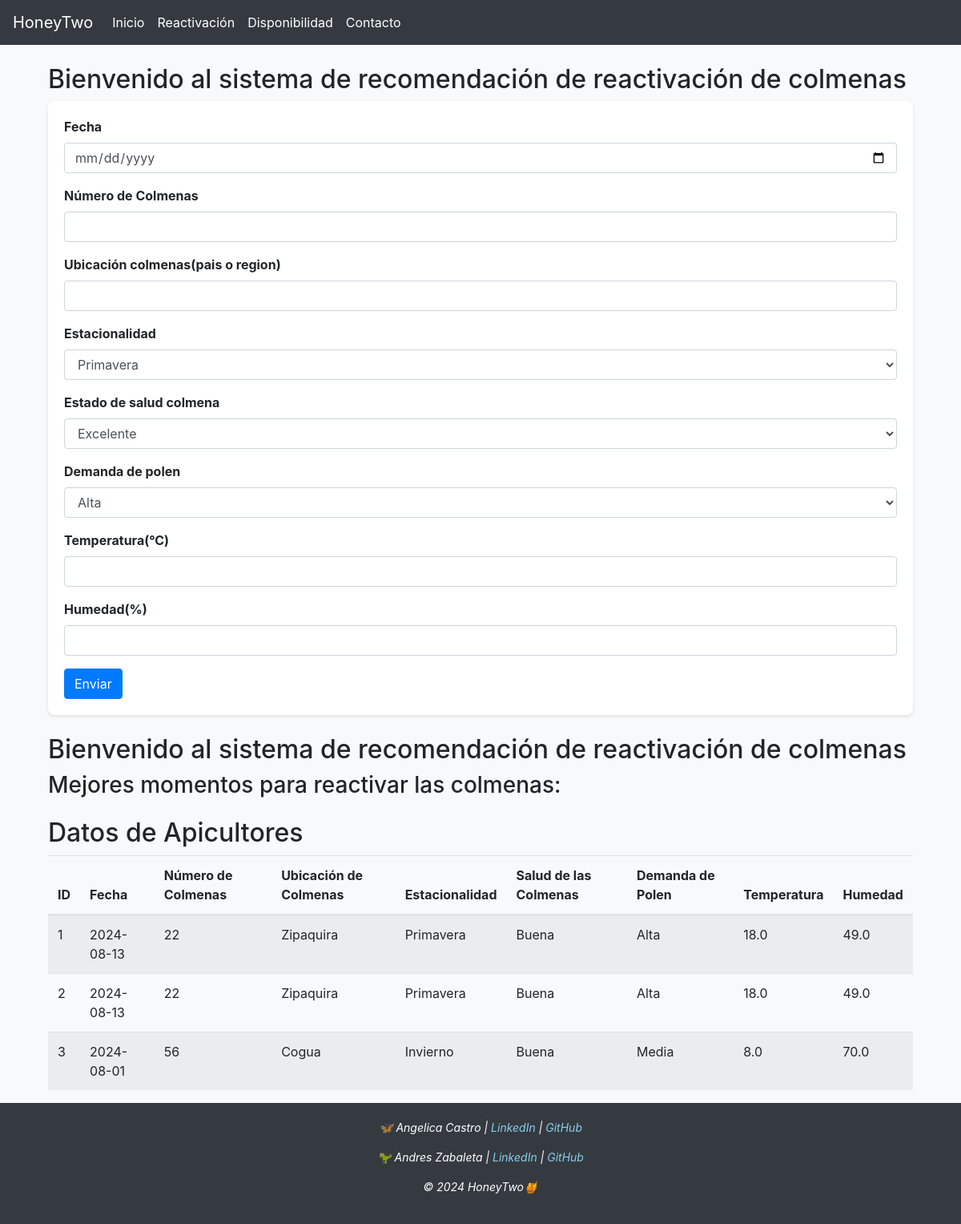
Before: /formulario with the older database file.
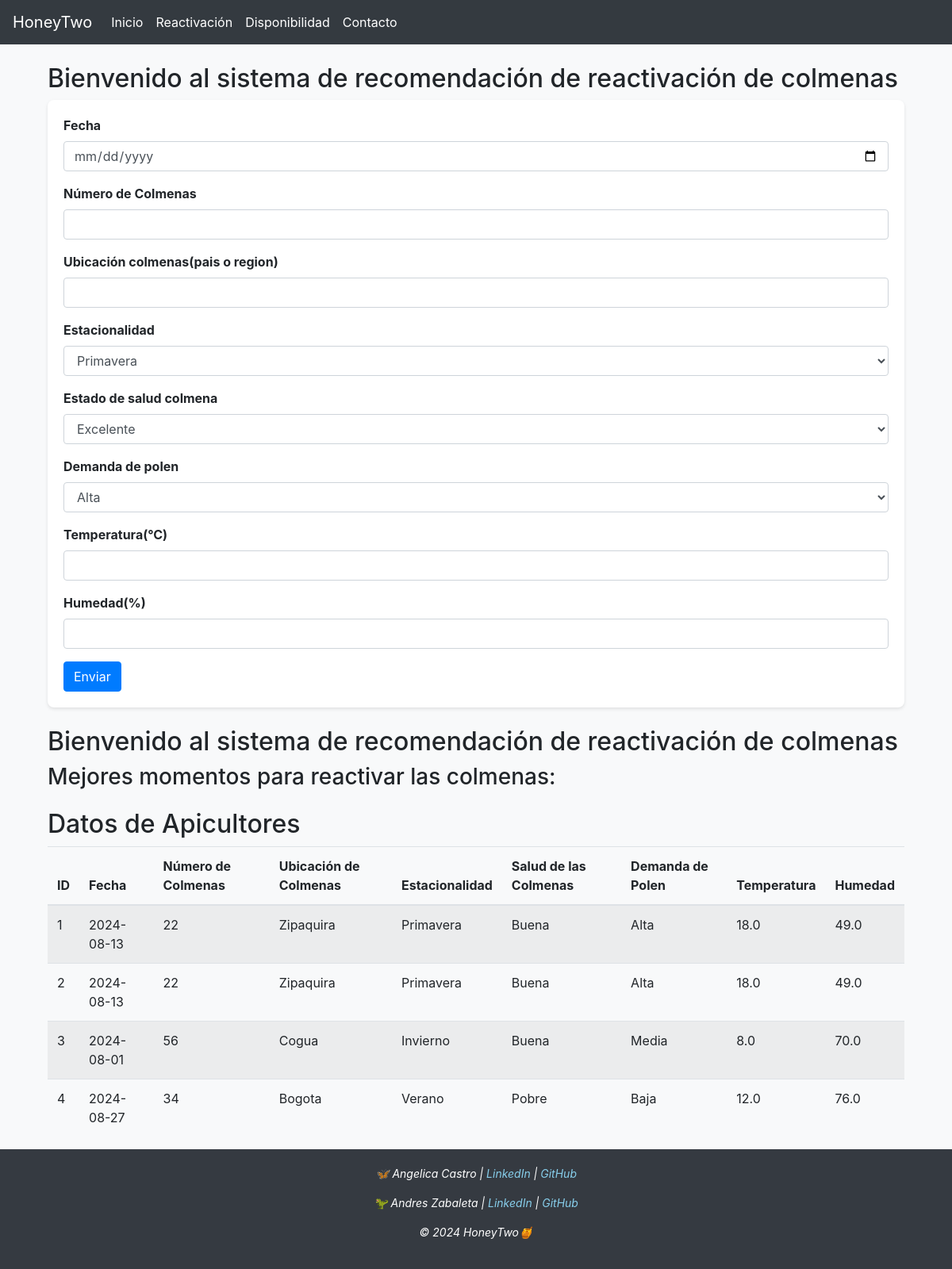
After: the same page with the newer database file.
### tables this page shows
CREATE TABLE datos_apicultores (
        id INTEGER PRIMARY KEY AUTOINCREMENT,
        fecha TEXT,
        numcol INTEGER,
        ubicacion TEXT,
        estacion TEXT,
        estsalud TEXT,
        polen TEXT,
        temperatura REAL,
        humedad REAL
    );

### app.py (the view)
@app.route("/formulario")
def formulario():
    conn = sqlite3.connect("apicultores.db")
    c = conn.cursor()
    c.execute("SELECT * FROM datos_apicultores")
    datos = c.fetchall()
    conn.close()
    return render_template("formulario.html", datos=datos)

### templates/formulario.html (shortened to what this page needs)
{% extends 'layout.html' %}
{% block content %}
<div class="container mt-4">
    <h2>Bienvenido al sistema de recomendación de reactivación de colmenas</h2>
    <form action="/submit_form" method="post">
        <div class="form-group">
            <label for="fecha">Fecha</label>
            <input type="date" class="form-control" id="fecha" name="fecha" required>
        </div>
        <div class="form-group">
            <label for="numcol">Número de Colmenas</label>
            <input type="number" class="form-control" id="numcol" name="numcol" required>
        </div>
        <div class="form-group">
            <label for="ubicacion">Ubicación colmenas(pais o region)</label>
            <input type="text" class="form-control" id="ubicacion" name="ubicacion" required>
        </div>
        <div class="form-group">
            <label for="estacion">Estacionalidad</label>
            <select class="form-control" id="estacion" name="estacion" required>
                <option value="Primavera">Primavera</option>
            </select>
        </div>
        <div class="form-group">
            <label for="estsalud">Estado de salud colmena</label>
            <select class="form-control" id="estsalud" name="estsalud" required>
                <option value="Excelente">Excelente</option>
            </select>
        </div>
        <div class="form-group">
            <label for="polen">Demanda de polen</label>
            <select class="form-control" id="polen" name="polen" required>
                <option value="Alta">Alta</option>
            </select>
        </div>
        <div class="form-group">
            <label for="temperatura">Temperatura(°C)</label>
            <input type="number" class="form-control" id="temperatura" name="temperatura" step="0.1" required>
        </div>
        <div class="form-group">
            <label for="humedad">Humedad(%)</label>
            <input type="number" class="form-control" id="humedad" name="humedad" step="0.1" required>
        </div>
        <button type="submit" class="btn btn-primary">Enviar</button>
    </form>
</div>
<div class="container mt-4">
    <h2>Bienvenido al sistema de recomendación de reactivación de colmenas</h2>
    <h3>Mejores momentos para reactivar las colmenas:</h3>
</div>
<div class="container mt-4">
    <h2>Datos de Apicultores</h2>
    <table class="table table-striped">
        <thead>
            <tr>
                <th>ID</th>
                <th>Fecha</th>
                <th>Número de Colmenas</th>
                <th>Ubicación de Colmenas</th>
                <th>Estacionalidad</th>
                <th>Salud de las Colmenas</th>
                <th>Demanda de Polen</th>
                <th>Temperatura</th>
                <th>Humedad</th>
            </tr>
        </thead>
        <tbody>
            {% for fila in datos %}
            <tr>
                <td>{{ fila[0] }}</td>
                <td>{{ fila[1] }}</td>
                <td>{{ fila[2] }}</td>
                <td>{{ fila[3] }}</td>
                <td>{{ fila[4] }}</td>
                <td>{{ fila[5] }}</td>
                <td>{{ fila[6] }}</td>
                <td>{{ fila[7] }}</td>
                <td>{{ fila[8] }}</td>
            </tr>
            {% endfor %}
        </tbody>
    </table>
</div>
{% endblock %}

### templates/layout.html (shortened to what this page needs)
<!DOCTYPE html>
<html lang="en">
<head>
    <link rel="stylesheet" href="https://stackpath.bootstrapcdn.com/bootstrap/4.5.2/css/bootstrap.min.css">
    <link rel="stylesheet" href="/static/css/styles.css">
</head>
<body>
    <nav class="navbar navbar-expand-lg navbar-dark bg-dark";">
        <a class="navbar-brand" href="/" style="font-size: auto; text-align: center;">HoneyTwo</a>
        <div class="collapse navbar-collapse" id="navbarNav">
            <ul class="navbar-nav">
                <li class="nav-item active">
                    <a class="nav-link" href="/">Inicio</a>
                </li>
                <li class="nav-item active">
                    <a class="nav-link" href="/formulario">Reactivación</a>
                </li>
                <li class="nav-item active">
                    <a class="nav-link" href="/formulario">Disponibilidad</a>
                </li>
                <li class="nav-item active">
                    <a class="nav-link" href="#footer">Contacto</a>
                </li>
            </ul>
        </div>
    </nav>
    <div class="container mt-4">
        {% block content %}{% endblock %}
    </div>
    <footer id="footer">
        <p>🦋 Angelica Castro | <a href="https://www.linkedin.com/in/angelica-c-0a43b192/" target="_blank" style="color: skyblue;">LinkedIn</a> | <a href="https://github.com/AngelicaCR" target="_blank" style="color: skyblue;">GitHub</a> </p>
        <p>🦖 Andres Zabaleta | <a href="https://www.linkedin.com/in/andreszabaleta/" target="_blank" style="color: skyblue;">LinkedIn</a> | <a href="https://github.com/andreszabaleta" target="_blank" style="color: skyblue;">GitHub</a></p>
        <p>&copy; 2024 HoneyTwo🍯</p>
    </footer>
</body>
</html>

### static/css/styles.css (style rules this page uses)
body { background-color: #f8f9fa; font-family: -apple-system, BlinkMacSystemFont, Segoe UI, Roboto, Oxygen, Ubuntu, Cantarell, Fira Sans, Droid Sans, Helvetica Neue, sans-serif; }
footer { background-color: #353a41; color: #fff; padding: 20px; text-align: center; font-size: 14px; font-style: italic; }
form { background-color: #fff; padding: 20px; border-radius: 8px; box-shadow: 0 2px 4px rgba(0, 0, 0, 0.1); }
.form-group label { font-weight: bold; }
.btn-primary { background-color: #007bff; border-color: #007bff; }

Changed rows visible on the page:
added datos_apicultores: id "4", fecha "2024-08-27", numcol "34", ubicacion "Bogota", estacion "Verano", estsalud "Pobre", polen "Baja", temperatura "12.0", humedad "76.0"
